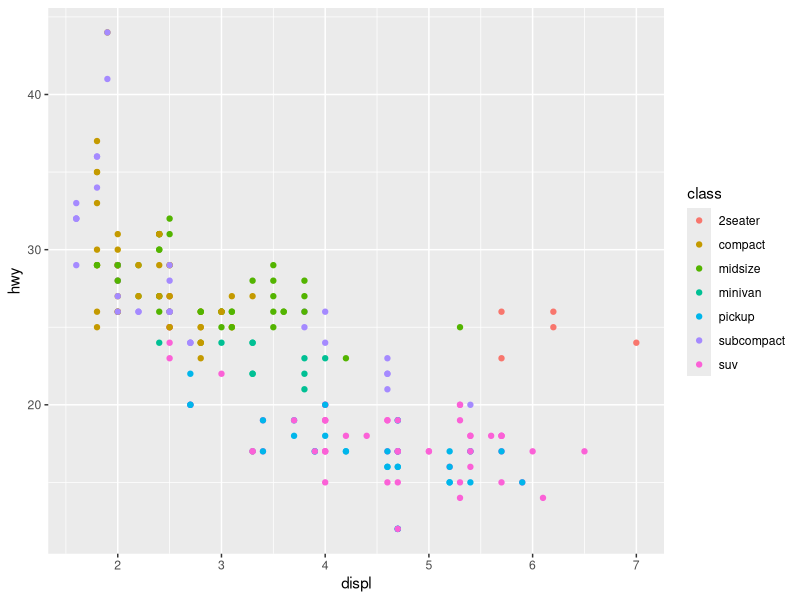
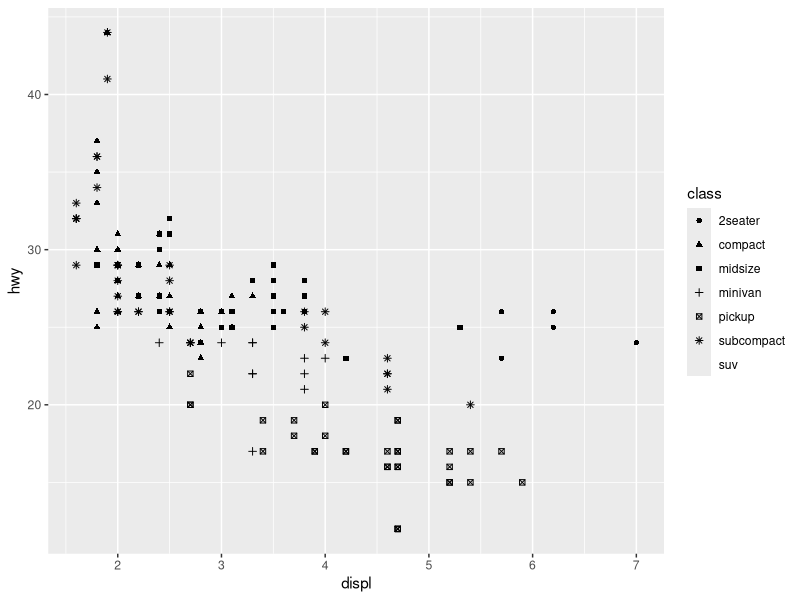
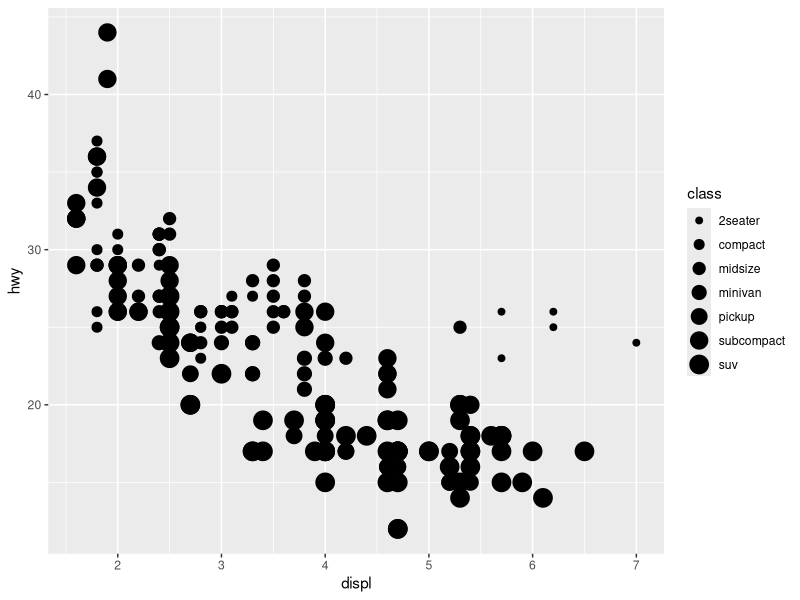
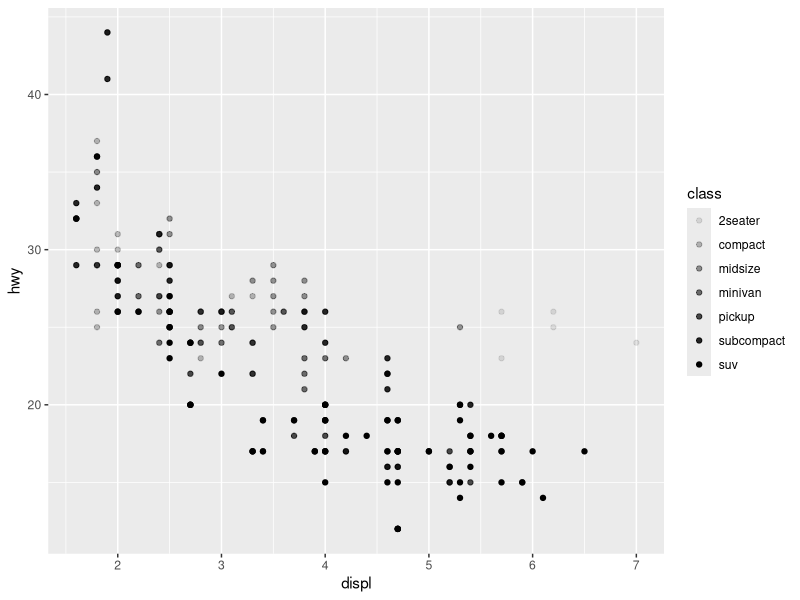
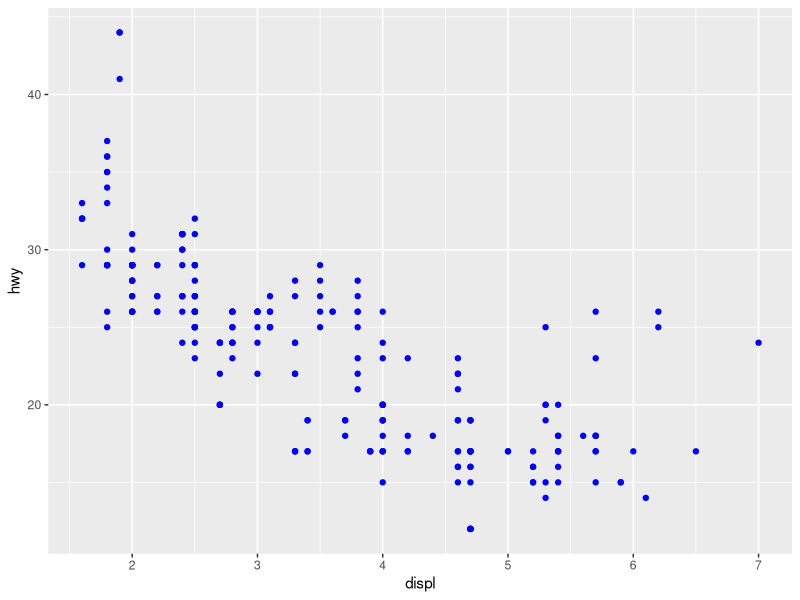
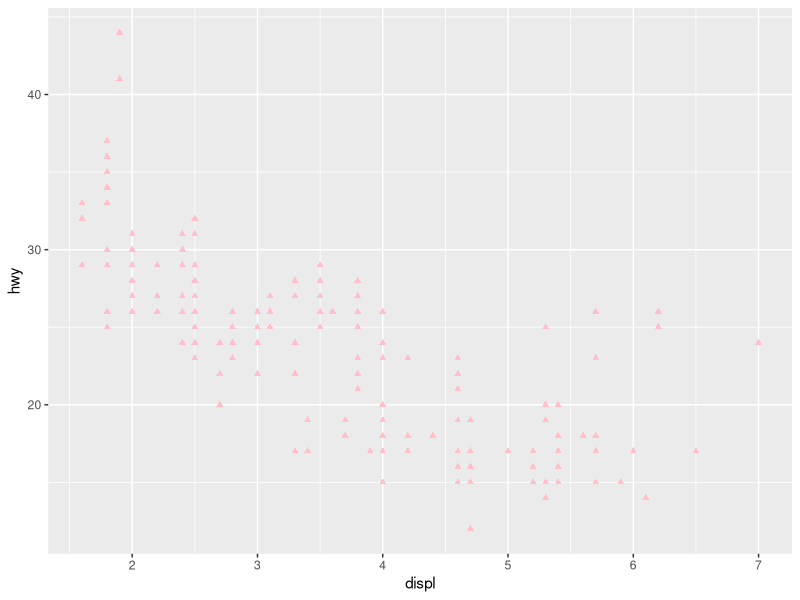
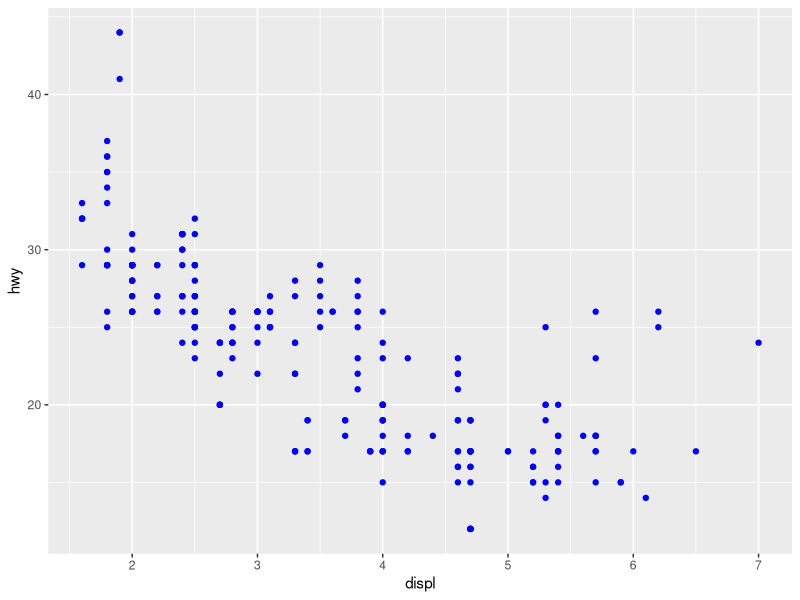
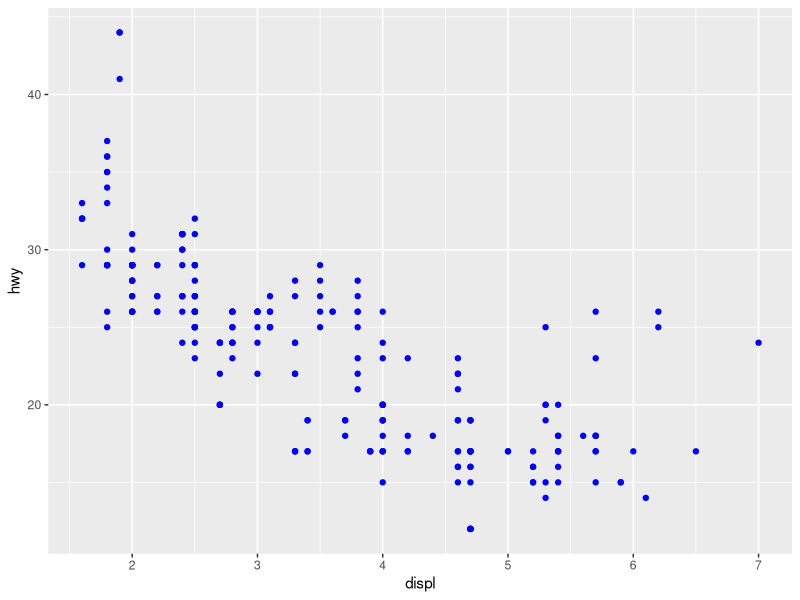

Write the R code that produced these figures, in order.
library(tidyverse)
library(Cairo)
mpg
ggplot(mpg, aes(x = displ, y = hwy, color = class)) + 
  geom_point()
#  ggsave("fig1.jpeg")

# Right
ggplot(mpg, aes(x = displ, y = hwy, shape = class)) +
  geom_point()
#  ggsave("fig2.png")

# Left
ggplot(mpg, aes(x = displ, y = hwy, size = class)) +
  geom_point()
#  ggsave("fig3.png")

#Right
ggplot(mpg, aes(x = displ, y=hwy, alpha = class)) +
  geom_point()
#  ggsave("fig4.png")
 
ggplot(mpg, aes(x = displ, y = hwy)) + 
  geom_point(color = "blue")
#  ggsave("fig5.png")

###
#Exercises 10.2.1
##
#1
#Create a scatterplot of hwy vs. displ where the 
#points are pink filled in triangles.
#Sln
ggplot(mpg, aes(x = displ, y = hwy)) + 
  geom_point(color = "pink", shape = 17, fill='pink')
#  ggsave("fig6.png")

#2
#ggplot(mpg) + 
#  geom_point(aes(x = displ, y = hwy, color = "blue"))
#blue was inside the aes function 
ggplot(mpg) + 
    geom_point(aes(x = displ, y = hwy), color = "blue")

ggplot(mpg, aes(x = displ, y = hwy)) + 
  geom_point(color = "blue")

  
#stroke aesthetic modifies the width of the
#border of the shape

#exe 10.3
# Left
ggplot(mpg, aes(x = displ, y = hwy)) + 
  geom_point()
#  ggsave("fig7.png")
# Right
ggplot(mpg, aes(x = displ, y = hwy)) + 
  geom_smooth()
#    ggsave("fig8.png")
#> `geom_smooth()` using method = 'loess' and formula = 'y ~ x'

# Left
ggplot(mpg, aes(x = displ, y = hwy, shape = drv)) + 
  geom_smooth()
#    ggsave("fig9.png")
#> `geom_smooth()` using method = 'loess' and formula = 'y ~ x'

# Right
ggplot(mpg, aes(x = displ, y = hwy, scale_linetype_manual() )) + 
  geom_smooth()
#    ggsave("fig9.png")

ggplot(mpg, aes(x = displ, y = hwy, color = drv)) + 
  geom_point() +
  geom_smooth(aes(linetype = drv))
#    ggsave("fig10.png")

# Left
ggplot(mpg, aes(x = displ, y = hwy)) +
  geom_smooth()
#  ggsave("fig11.png")
# Middle
ggplot(mpg, aes(x = displ, y = hwy)) +
  geom_smooth(aes(group = drv))
#  ggsave("fig11.png") 
# Right
ggplot(mpg, aes(x = displ, y = hwy)) +
  geom_smooth(aes(color = drv), show.legend = FALSE)
#  ggsave("fig12.png")

ggplot(mpg, aes(x = displ, y = hwy)) + 
  geom_point(aes(color = class)) + 
  geom_smooth()
#    ggsave("fig13.png")

ggplot(mpg, aes(x = displ, y = hwy)) + 
  geom_point() + 
  geom_point(
    data = mpg |> filter(class == "2seater"), 
    color = "red"
  ) +
  geom_point(
    data = mpg |> filter(class == "2seater"), 
    shape = "circle open", size = 3, color = "red"
  )
#    ggsave("fig14.png")


# Left
ggplot(mpg, aes(x = hwy)) +
  geom_histogram(binwidth = 2)
#    ggsave("fig15.png")
# Middle
ggplot(mpg, aes(x = hwy)) +
  geom_density()
#    ggsave("fig15.png")
# Right
ggplot(mpg, aes(x = hwy)) +
  geom_boxplot()
#      ggsave("fig16.png")

library(ggridges)

ggplot(mpg, aes(x = hwy, y = drv, fill = drv, color = drv)) +
  geom_density_ridges(alpha = 0.5, show.legend = FALSE)
#> Picking joint bandwidth of 1.28
#      ggsave("fig17.png")

###
#Exercise 10.3.1
#1
ggplot(mpg, aes(x=displ, y=hwy)) + 
   geom_area() +
   geom_smooth()
#   ggsave("fig18.png")

#2
#ggplot(mpg, aes(x=displ, y=hwy)) + 
#   geom_boxplot()
#   ggsave("fig18.png")

#ggplot(mpg, aes(x=displ, y=hwy)) + 
#   geom_histogram()
#   ggsave("fig18.png")

#ggplot(mpg, aes(x=displ, y=hwy)) + 
#   geom_area()
#   ggsave("fig18.png")
   
#ggplot(mpg, aes(x=displ, y=hwy)) +  
#     geom_line()
   

#2
#ggplot(mpg, aes(x = displ, y = hwy)) +
#  geom_smooth(aes(color = drv), show.legend = FALSE)
#show.legend = FALSE ensures that the coloured smoothed lines will
#not be mixed up with the plot's legend.

#10.4: Facets
ggplot(mpg, aes(x=displ, y=hwy)) + 
   geom_point() +
   facet_wrap(~cyl)
#   ggsave("fig19.png")

ggplot(mpg, aes(x=displ, y=hwy)) + 
   geom_point() +
   facet_grid(drv ~cyl)
#   ggsave("fig20.png")

#
ggplot(mpg, aes(x = displ, y = hwy)) + 
  geom_point() + 
  facet_grid(drv ~cyl, scales = "free_y")
#  ggsave("fig21.png")
###
#Exercise 10.4.1
###

#10.4.3
ggplot(mpg) + 
  geom_point(aes(x = displ, y = hwy)) +
  facet_grid(drv ~ .) #"." indicates 
                      #'no variable' for a particular facet row or column. 
                      #'It helps to specify which variable you want to facet by and along.
#ggsave("fig21.png")

ggplot(mpg) + 
  geom_point(aes(x = displ, y = hwy)) +
  facet_grid(. ~ cyl)
#  ggsave("fig21.png")

#changes the subplot config and the number of rowsxcols
#in the subplot

#xercise 10.4.6
ggplot(mpg, aes(x = displ)) + 
  geom_histogram() + 
  facet_grid(drv ~ .)
#  ggsave("fig22.png")###this one makes more sense

ggplot(mpg, aes(x = displ)) + 
  geom_histogram() +
  facet_grid(. ~ drv)

#10.5
ggplot(diamonds, aes(x=cut)) + 
  geom_bar()

diamonds |> 
  count(cut) |>
  ggplot(aes(x = cut, y = n)) +
  geom_bar(stat = "identity")

ggplot(diamonds, aes(x = cut, y = after_stat(prop), group = 1)) + 
  geom_bar()

ggplot(diamonds) + 
  stat_summary(
    aes(x = cut, y = depth),
    fun.min = min,
    fun.max = max,
    fun = median
  )


###10.6
# Left
ggplot(mpg, aes(x = drv, color = drv)) + 
  geom_bar()

# Right
ggplot(mpg, aes(x = drv, fill = drv)) + 
  geom_bar()

ggplot(mpg, aes(x = drv, fill = class)) + 
  geom_bar()

# Left
ggplot(mpg, aes(x = drv, fill = class)) + 
  geom_bar(alpha = 1/5, position = "identity")

# Right
ggplot(mpg, aes(x = drv, color = class)) + 
  geom_bar(fill = NA, position = "identity")

# Left
ggplot(mpg, aes(x = drv, fill = class)) + 
  geom_bar(position = "fill")

# Right
ggplot(mpg, aes(x = drv, fill = class)) + 
  geom_bar(position = "dodge")


ggplot(mpg, aes(x = displ, y = hwy)) + 
  geom_point(position = "jitter")

#10.7
nz <- map_data("nz")

ggplot(nz, aes(x = long, y = lat, group = group)) +
  geom_polygon(fill = "white", color = "black")

ggplot(nz, aes(x = long, y = lat, group = group)) +
  geom_polygon(fill = "white", color = "black") +
  coord_quickmap()


bar <- ggplot(data = diamonds) + 
  geom_bar(
    mapping = aes(x = clarity, fill = clarity), 
    show.legend = FALSE,
    width = 1
  ) + 
  theme(aspect.ratio = 1)

bar + coord_flip()
bar + coord_polar()
